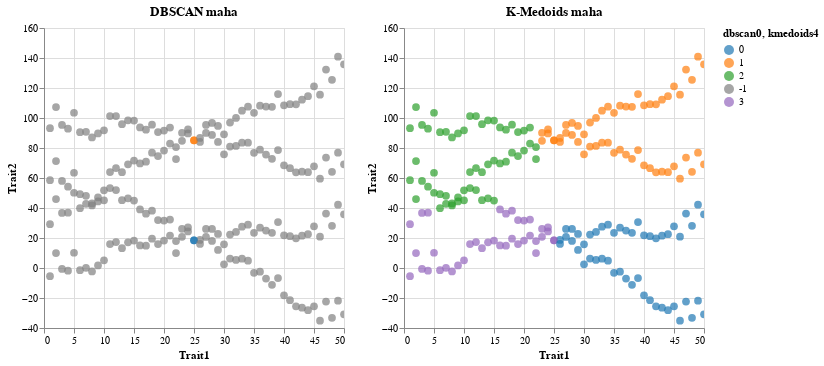

The notebook cell saved with this chart:
### Code cell
(dbscan_maha | kmedoi_maha)

### Figure 1 — Vega-Lite specification as saved in the notebook (floating-point values rounded to 4 significant figures; data arrays with more than 128 entries replaced by an {"elided": "..."} marker saying what was removed)
{"config": {"view": {"continuousWidth": 300, "continuousHeight": 300}}, "hconcat": [{"mark": {"type": "circle", "size": 60}, "encoding": {"color": {"field": "dbscan0", "scale": {"domain": [0.0, 1.0, 2.0, -1.0, 3.0], "range": ["#1f77b4", "#ff7f0e", "#2ca02c", "#808080", "#9467bd"]}, "type": "nominal"}, "tooltip": [{"field": "dbscan0", "type": "quantitative"}, {"field": "kmedoids4", "type": "quantitative"}], "x": {"field": "Trait1", "type": "quantitative"}, "y": {"field": "Trait2", "type": "quantitative"}}, "name": "view_27", "title": "DBSCAN maha"}, {"mark": {"type": "circle", "size": 60}, "encoding": {"color": {"field": "kmedoids4", "scale": {"domain": [0.0, 1.0, 2.0, -1.0, 3.0], "range": ["#1f77b4", "#ff7f0e", "#2ca02c", "#808080", "#9467bd"]}, "type": "nominal"}, "tooltip": [{"field": "dbscan0", "type": "quantitative"}, {"field": "kmedoids4", "type": "quantitative"}], "x": {"field": "Trait1", "type": "quantitative"}, "y": {"field": "Trait2", "type": "quantitative"}}, "name": "view_28", "title": "K-Medoids maha"}], "data": {"name": "data-9f79b323aadd3a33da20b858e01ae0fe"}, "params": [{"name": "param_24", "select": {"type": "interval", "encodings": ["x", "y"]}, "bind": "scales", "views": ["view_27"]}, {"name": "param_25", "select": {"type": "interval", "encodings": ["x", "y"]}, "bind": "scales", "views": ["view_28"]}], "$schema": "https://vega.github.io/schema/vega-lite/v5.16.3.json", "datasets": {"data-9f79b323aadd3a33da20b858e01ae0fe": {"elided": "200 records"}}}
